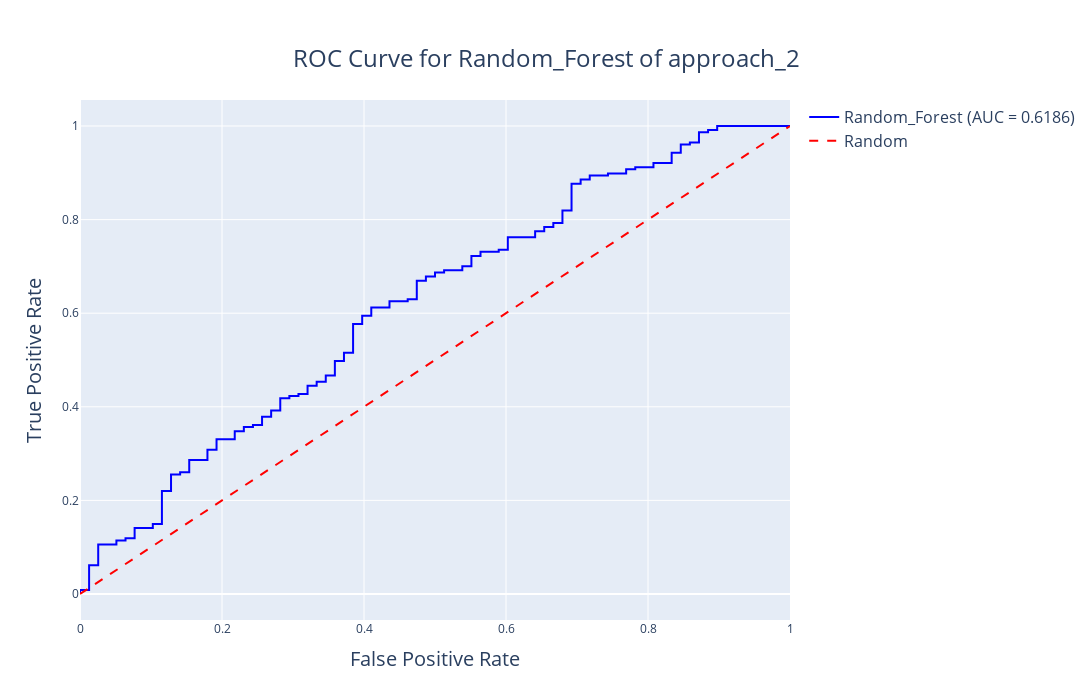

Source (notebook cell):
### Markdown cell above
### <a id='toc1_2_2_'></a>[2.2 Random Forest](#toc0_)

### Code cell
### 1. Define hyperparameter distributions for each model
rf_params = {
    "n_estimators": randint(10, 150),
    "max_depth": [3, 5, 10, 15],
    "min_samples_split": randint(10, 30),
    "min_samples_leaf": randint(10, 30),
}

### 2. Train Random Forest
rf = RandomForestClassifier(random_state=42)
rf_best, rf_auc, rf_acc, rf_f1, report = model_training.tune_and_evaluate_model(
    rf,
    rf_params,
    X_train,
    y_train,
    X_test,
    y_test,
    model_name="Random_Forest",
    log_dir="models/logs/approach_2",
    model_dir="models/saved_models/approach_2",
    approach="approach_2",
)
